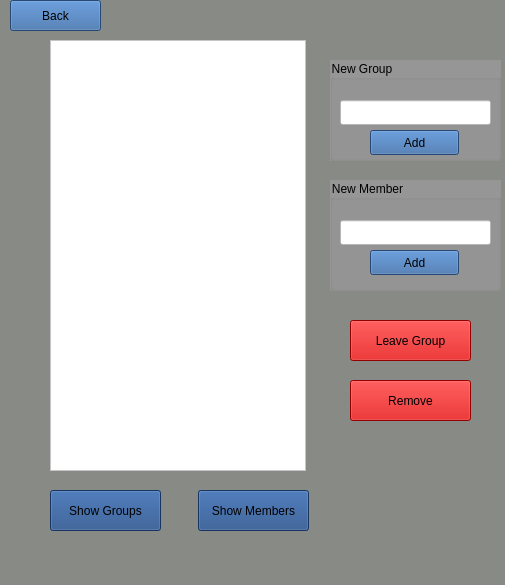
<?xml version="1.0" encoding="UTF-8"?>
<ui version="4.0">
 <class>MainWindow</class>
 <widget class="QMainWindow" name="MainWindow">
  <property name="geometry">
   <rect>
    <x>0</x>
    <y>0</y>
    <width>505</width>
    <height>585</height>
   </rect>
  </property>
  <property name="windowTitle">
   <string>Manage Groups</string>
  </property>
  <property name="styleSheet">
   <string notr="true">background-color:rgb(136, 138, 133);</string>
  </property>
  <widget class="QWidget" name="centralwidget">
   <widget class="QListWidget" name="list">
    <property name="geometry">
     <rect>
      <x>50</x>
      <y>40</y>
      <width>256</width>
      <height>431</height>
     </rect>
    </property>
    <property name="styleSheet">
     <string notr="true">background-color:#fff</string>
    </property>
   </widget>
   <widget class="QGroupBox" name="groupBox">
    <property name="geometry">
     <rect>
      <x>330</x>
      <y>180</y>
      <width>171</width>
      <height>111</height>
     </rect>
    </property>
    <property name="styleSheet">
     <string notr="true">background-color:rgb(150, 150, 150);</string>
    </property>
    <property name="title">
     <string>New Member</string>
    </property>
    <widget class="QPushButton" name="button_add_member">
     <property name="geometry">
      <rect>
       <x>40</x>
       <y>70</y>
       <width>89</width>
       <height>25</height>
      </rect>
     </property>
     <property name="styleSheet">
      <string notr="true">background-color:rgb(52, 101, 164);</string>
     </property>
     <property name="text">
      <string>Add</string>
     </property>
    </widget>
    <widget class="QLineEdit" name="text_add_member">
     <property name="geometry">
      <rect>
       <x>10</x>
       <y>40</y>
       <width>151</width>
       <height>25</height>
      </rect>
     </property>
     <property name="toolTip">
      <string>&lt;html&gt;&lt;head/&gt;&lt;body&gt;&lt;p&gt;ID&lt;/p&gt;&lt;/body&gt;&lt;/html&gt;</string>
     </property>
     <property name="styleSheet">
      <string notr="true">background-color:#FFF</string>
     </property>
    </widget>
   </widget>
   <widget class="QGroupBox" name="groupBox_2">
    <property name="geometry">
     <rect>
      <x>330</x>
      <y>60</y>
      <width>171</width>
      <height>101</height>
     </rect>
    </property>
    <property name="styleSheet">
     <string notr="true">background-color:rgb(150, 150, 150);</string>
    </property>
    <property name="title">
     <string>New Group</string>
    </property>
    <widget class="QPushButton" name="button_add_group">
     <property name="geometry">
      <rect>
       <x>40</x>
       <y>70</y>
       <width>89</width>
       <height>25</height>
      </rect>
     </property>
     <property name="styleSheet">
      <string notr="true">background-color:rgb(52, 101, 164);</string>
     </property>
     <property name="text">
      <string>Add</string>
     </property>
    </widget>
    <widget class="QLineEdit" name="text_add_group">
     <property name="geometry">
      <rect>
       <x>10</x>
       <y>40</y>
       <width>151</width>
       <height>25</height>
      </rect>
     </property>
     <property name="toolTip">
      <string>&lt;html&gt;&lt;head/&gt;&lt;body&gt;&lt;p&gt;Group Name&lt;/p&gt;&lt;/body&gt;&lt;/html&gt;</string>
     </property>
     <property name="styleSheet">
      <string notr="true">background-color:#FFF</string>
     </property>
    </widget>
   </widget>
   <widget class="QPushButton" name="button_show_members">
    <property name="enabled">
     <bool>true</bool>
    </property>
    <property name="geometry">
     <rect>
      <x>198</x>
      <y>490</y>
      <width>111</width>
      <height>41</height>
     </rect>
    </property>
    <property name="styleSheet">
     <string notr="true">background-color:rgb(32, 74, 135)</string>
    </property>
    <property name="text">
     <string>Show Members</string>
    </property>
   </widget>
   <widget class="QPushButton" name="button_show_groups">
    <property name="enabled">
     <bool>true</bool>
    </property>
    <property name="geometry">
     <rect>
      <x>50</x>
      <y>490</y>
      <width>111</width>
      <height>41</height>
     </rect>
    </property>
    <property name="styleSheet">
     <string notr="true">background-color:rgb(32, 74, 135)</string>
    </property>
    <property name="text">
     <string>Show Groups</string>
    </property>
   </widget>
   <widget class="QPushButton" name="button_leave">
    <property name="enabled">
     <bool>true</bool>
    </property>
    <property name="geometry">
     <rect>
      <x>350</x>
      <y>320</y>
      <width>121</width>
      <height>41</height>
     </rect>
    </property>
    <property name="styleSheet">
     <string notr="true">background-color:rgb(204, 0, 0)</string>
    </property>
    <property name="inputMethodHints">
     <set>Qt::ImhNone</set>
    </property>
    <property name="text">
     <string>Leave Group</string>
    </property>
    <property name="autoExclusive">
     <bool>false</bool>
    </property>
   </widget>
   <widget class="QPushButton" name="button_remove">
    <property name="enabled">
     <bool>true</bool>
    </property>
    <property name="geometry">
     <rect>
      <x>350</x>
      <y>380</y>
      <width>121</width>
      <height>41</height>
     </rect>
    </property>
    <property name="styleSheet">
     <string notr="true">background-color:rgb(204, 0, 0)</string>
    </property>
    <property name="inputMethodHints">
     <set>Qt::ImhNone</set>
    </property>
    <property name="text">
     <string>Remove</string>
    </property>
    <property name="autoExclusive">
     <bool>false</bool>
    </property>
   </widget>
   <widget class="QPushButton" name="button_back">
    <property name="geometry">
     <rect>
      <x>10</x>
      <y>0</y>
      <width>91</width>
      <height>31</height>
     </rect>
    </property>
    <property name="styleSheet">
     <string notr="true">background-color:rgb(52, 101, 164);</string>
    </property>
    <property name="text">
     <string>Back</string>
    </property>
   </widget>
  </widget>
  <widget class="QMenuBar" name="menubar">
   <property name="geometry">
    <rect>
     <x>0</x>
     <y>0</y>
     <width>505</width>
     <height>22</height>
    </rect>
   </property>
  </widget>
  <widget class="QStatusBar" name="statusbar"/>
 </widget>
 <resources/>
 <connections/>
</ui>
